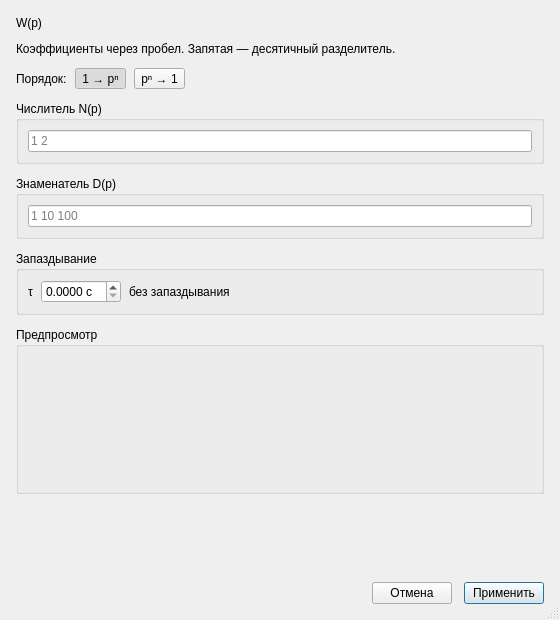
<?xml version="1.0" encoding="UTF-8"?>
<ui version="4.0">
 <class>TfInputDialog</class>
 <widget class="QDialog" name="TfInputDialog">
  <property name="geometry">
   <rect>
    <x>0</x>
    <y>0</y>
    <width>560</width>
    <height>620</height>
   </rect>
  </property>
  <property name="minimumSize">
   <size>
    <width>480</width>
    <height>540</height>
   </size>
  </property>
  <property name="windowTitle">
   <string>Ввод передаточной функции</string>
  </property>
  <property name="sizeGripEnabled">
   <bool>true</bool>
  </property>
  <layout class="QVBoxLayout" name="verticalLayout" stretch="0,0,0,0,0,0,1,0,0,0">
   <property name="spacing">
    <number>12</number>
   </property>
   <property name="leftMargin">
    <number>16</number>
   </property>
   <property name="topMargin">
    <number>16</number>
   </property>
   <property name="rightMargin">
    <number>16</number>
   </property>
   <property name="bottomMargin">
    <number>16</number>
   </property>
   <item>
    <widget class="QLabel" name="symbolLabel">
     <property name="objectName">
      <string notr="true">symbolLabel</string>
     </property>
     <property name="text">
      <string>W(p)</string>
     </property>
     <property name="textFormat">
      <enum>Qt::RichText</enum>
     </property>
     <property name="alignment">
      <set>Qt::AlignLeading|Qt::AlignLeft|Qt::AlignVCenter</set>
     </property>
    </widget>
   </item>
   <item>
    <widget class="QLabel" name="hintLabel">
     <property name="text">
      <string>Коэффициенты через пробел. Запятая — десятичный разделитель.</string>
     </property>
     <property name="wordWrap">
      <bool>true</bool>
     </property>
    </widget>
   </item>
   <item>
    <layout class="QHBoxLayout" name="orderLayout">
     <property name="spacing">
      <number>8</number>
     </property>
     <item>
      <widget class="QLabel" name="orderLabel">
       <property name="text">
        <string>Порядок:</string>
       </property>
      </widget>
     </item>
     <item>
      <widget class="QToolButton" name="orderLowButton">
       <property name="objectName">
        <string notr="true">orderLowButton</string>
       </property>
       <property name="text">
        <string>1 → pⁿ</string>
       </property>
       <property name="checkable">
        <bool>true</bool>
       </property>
       <property name="checked">
        <bool>true</bool>
       </property>
       <property name="toolTip">
        <string>Сначала свободный член.
1 2 1 → 1 + 2p + p²</string>
       </property>
      </widget>
     </item>
     <item>
      <widget class="QToolButton" name="orderHighButton">
       <property name="objectName">
        <string notr="true">orderHighButton</string>
       </property>
       <property name="text">
        <string>pⁿ → 1</string>
       </property>
       <property name="checkable">
        <bool>true</bool>
       </property>
       <property name="toolTip">
        <string>Сначала коэффициент при старшей степени.
1 2 1 → p² + 2p + 1</string>
       </property>
      </widget>
     </item>
     <item>
      <spacer name="orderSpacer">
       <property name="orientation">
        <enum>Qt::Horizontal</enum>
       </property>
       <property name="sizeHint" stdset="0">
        <size>
         <width>40</width>
         <height>20</height>
        </size>
       </property>
      </spacer>
     </item>
    </layout>
   </item>
   <item>
    <widget class="QGroupBox" name="numGroup">
     <property name="sizePolicy">
      <sizepolicy hsizetype="Preferred" vsizetype="Fixed">
       <horstretch>0</horstretch>
       <verstretch>0</verstretch>
      </sizepolicy>
     </property>
     <property name="title">
      <string>Числитель N(p)</string>
     </property>
     <layout class="QVBoxLayout" name="numGroupLayout">
      <property name="spacing">
       <number>6</number>
      </property>
      <item>
       <widget class="QLineEdit" name="numEdit">
        <property name="objectName">
         <string notr="true">numEdit</string>
        </property>
        <property name="placeholderText">
         <string>1 2</string>
        </property>
        <property name="clearButtonEnabled">
         <bool>true</bool>
        </property>
        <property name="toolTip">
         <string>Коэффициенты числителя через пробел</string>
        </property>
       </widget>
      </item>
     </layout>
    </widget>
   </item>
   <item>
    <widget class="QGroupBox" name="denGroup">
     <property name="sizePolicy">
      <sizepolicy hsizetype="Preferred" vsizetype="Fixed">
       <horstretch>0</horstretch>
       <verstretch>0</verstretch>
      </sizepolicy>
     </property>
     <property name="title">
      <string>Знаменатель D(p)</string>
     </property>
     <layout class="QVBoxLayout" name="denGroupLayout">
      <property name="spacing">
       <number>6</number>
      </property>
      <item>
       <widget class="QLineEdit" name="denEdit">
        <property name="objectName">
         <string notr="true">denEdit</string>
        </property>
        <property name="placeholderText">
         <string>1 10 100</string>
        </property>
        <property name="clearButtonEnabled">
         <bool>true</bool>
        </property>
        <property name="toolTip">
         <string>Коэффициенты знаменателя через пробел</string>
        </property>
       </widget>
      </item>
     </layout>
    </widget>
   </item>
   <item>
    <widget class="QGroupBox" name="delayGroup">
     <property name="sizePolicy">
      <sizepolicy hsizetype="Preferred" vsizetype="Fixed">
       <horstretch>0</horstretch>
       <verstretch>0</verstretch>
      </sizepolicy>
     </property>
     <property name="title">
      <string>Запаздывание</string>
     </property>
     <layout class="QHBoxLayout" name="delayGroupLayout">
      <property name="spacing">
       <number>8</number>
      </property>
      <item>
       <widget class="QLabel" name="tauLabel">
        <property name="text">
         <string>τ</string>
        </property>
        <property name="buddy">
         <cstring>delaySpin</cstring>
        </property>
       </widget>
      </item>
      <item>
       <widget class="CompactDoubleSpinBox" name="delaySpin">
        <property name="objectName">
         <string notr="true">delaySpin</string>
        </property>
        <property name="toolTip">
         <string>Постоянная запаздывания τ, с. 0 — без запаздывания.</string>
        </property>
        <property name="suffix">
         <string> с</string>
        </property>
        <property name="decimals">
         <number>4</number>
        </property>
        <property name="minimum">
         <double>0</double>
        </property>
        <property name="maximum">
         <double>30</double>
        </property>
        <property name="singleStep">
         <double>0.1</double>
        </property>
        <property name="minimumWidth">
         <number>120</number>
        </property>
       </widget>
      </item>
      <item>
       <widget class="QLabel" name="delayHint">
        <property name="text">
         <string>без запаздывания</string>
        </property>
        <property name="wordWrap">
         <bool>true</bool>
        </property>
       </widget>
      </item>
      <item>
       <spacer name="delaySpacer">
        <property name="orientation">
         <enum>Qt::Horizontal</enum>
        </property>
        <property name="sizeHint" stdset="0">
         <size>
          <width>20</width>
          <height>20</height>
         </size>
        </property>
       </spacer>
      </item>
     </layout>
    </widget>
   </item>
   <item>
    <widget class="QGroupBox" name="previewGroup">
     <property name="sizePolicy">
      <sizepolicy hsizetype="Preferred" vsizetype="MinimumExpanding">
       <horstretch>0</horstretch>
       <verstretch>1</verstretch>
      </sizepolicy>
     </property>
     <property name="title">
      <string>Предпросмотр</string>
     </property>
     <layout class="QVBoxLayout" name="previewGroupLayout">
      <item alignment="Qt::AlignLeft|Qt::AlignVCenter">
       <widget class="TfDisplayWidget" name="preview"/>
      </item>
     </layout>
    </widget>
   </item>
   <item>
    <widget class="QFrame" name="errorBanner">
     <property name="objectName">
      <string notr="true">errorBanner</string>
     </property>
     <property name="sizePolicy">
      <sizepolicy hsizetype="Preferred" vsizetype="Minimum">
       <horstretch>0</horstretch>
       <verstretch>0</verstretch>
      </sizepolicy>
     </property>
     <property name="minimumSize">
      <size>
       <width>0</width>
       <height>56</height>
      </size>
     </property>
     <property name="frameShape">
      <enum>QFrame::NoFrame</enum>
     </property>
     <layout class="QVBoxLayout" name="errorBannerLayout">
      <property name="spacing">
       <number>0</number>
      </property>
      <property name="leftMargin">
       <number>12</number>
      </property>
      <property name="topMargin">
       <number>8</number>
      </property>
      <property name="rightMargin">
       <number>12</number>
      </property>
      <property name="bottomMargin">
       <number>8</number>
      </property>
      <item>
       <widget class="QLabel" name="errorLabel">
        <property name="objectName">
         <string notr="true">errorLabel</string>
        </property>
        <property name="sizePolicy">
         <sizepolicy hsizetype="Preferred" vsizetype="Minimum">
          <horstretch>0</horstretch>
          <verstretch>0</verstretch>
         </sizepolicy>
        </property>
        <property name="text">
         <string/>
        </property>
        <property name="alignment">
         <set>Qt::AlignLeading|Qt::AlignVCenter</set>
        </property>
        <property name="wordWrap">
         <bool>true</bool>
        </property>
        <property name="textInteractionFlags">
         <set>Qt::TextSelectableByMouse</set>
        </property>
       </widget>
      </item>
     </layout>
    </widget>
   </item>
   <item>
    <spacer name="vSpacer">
     <property name="orientation">
      <enum>Qt::Vertical</enum>
     </property>
     <property name="sizeHint" stdset="0">
      <size>
       <width>20</width>
       <height>8</height>
      </size>
     </property>
    </spacer>
   </item>
   <item>
    <layout class="QHBoxLayout" name="buttonLayout">
     <item>
      <spacer name="btnSpacer">
       <property name="orientation">
        <enum>Qt::Horizontal</enum>
       </property>
       <property name="sizeHint" stdset="0">
        <size>
         <width>40</width>
         <height>20</height>
        </size>
       </property>
      </spacer>
     </item>
     <item>
      <widget class="QPushButton" name="cancelButton">
       <property name="text">
        <string>Отмена</string>
       </property>
      </widget>
     </item>
     <item>
      <widget class="QPushButton" name="applyButton">
       <property name="text">
        <string>Применить</string>
       </property>
       <property name="default">
        <bool>true</bool>
       </property>
      </widget>
     </item>
    </layout>
   </item>
  </layout>
 </widget>
 <customwidgets>
  <customwidget>
   <class>CompactDoubleSpinBox</class>
   <extends>QDoubleSpinBox</extends>
   <header>irbis/widgets/compact-double-spin-box.h</header>
  </customwidget>
  <customwidget>
   <class>TfDisplayWidget</class>
   <extends>QWidget</extends>
   <header>irbis/widgets/tf-display-widget.h</header>
  </customwidget>
 </customwidgets>
 <resources/>
 <tabstops>
  <tabstop>orderLowButton</tabstop>
  <tabstop>orderHighButton</tabstop>
  <tabstop>numEdit</tabstop>
  <tabstop>denEdit</tabstop>
  <tabstop>delaySpin</tabstop>
  <tabstop>applyButton</tabstop>
  <tabstop>cancelButton</tabstop>
 </tabstops>
 <connections/>
</ui>
